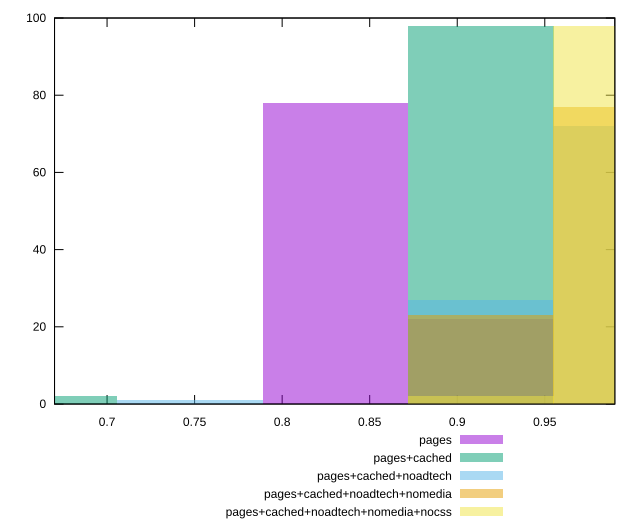

Reproduce this figure in gnuplot.
reset

$pages <<EOF
0.830416185426541 78
0.9134578039691951 22
EOF

$pagesCached <<EOF
0.6643329483412328 2
0.9134578039691951 98
EOF

$pagesCachedNoadtech <<EOF
0.7473745668838869 1
0.9134578039691951 27
0.9964994225118492 72
EOF

$pagesCachedNoadtechNomedia <<EOF
0.9134578039691951 23
0.9964994225118492 77
EOF

$pagesCachedNoadtechNomediaNocss <<EOF
0.9134578039691951 2
0.9964994225118492 98
EOF

set key outside below
set boxwidth 0.0830416185426541
set xrange [0.67:0.99]
set yrange [0:100]
set trange [0:100]
set style fill transparent solid 0.5 noborder
set terminal svg size 640, 530 enhanced background rgb 'white'
set output "report_00019_2021-02-10T18-14-37.922Z//first-meaningful-paint/comparison/histogram/all_score.svg"

plot $pages title "pages" with boxes, \
     $pagesCached title "pages+cached" with boxes, \
     $pagesCachedNoadtech title "pages+cached+noadtech" with boxes, \
     $pagesCachedNoadtechNomedia title "pages+cached+noadtech+nomedia" with boxes, \
     $pagesCachedNoadtechNomediaNocss title "pages+cached+noadtech+nomedia+nocss" with boxes

reset
